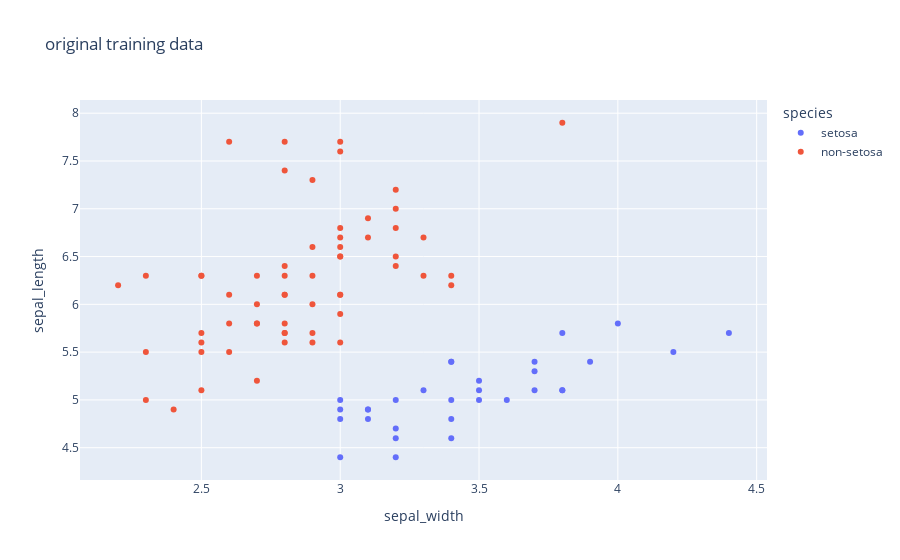

The notebook cell saved with this chart:
### Code cell
fig = px.scatter(training_data, x="sepal_width", y="sepal_length", 
                 color='species', title='original training data')
# fig.add_shape(type="rect",
#     x0=sepal_width_min, y0=sepal_length_min, x1=sepal_width_max, y1=sepal_length_max,
#     line=dict(color="LightSeaGreen"),
# )
# fig.add_trace(go.Scatter(
#     x=[3.8],
#     y=[6.35],
#     text=["boolean_model"],
#     mode="text",
# ))
fig.show()

### Figure 1 — Plotly figure (JSON) as saved in the notebook; plotly's stock layout.template omitted (floating-point values rounded to 4 significant figures)
{"data": [{"hovertemplate": "species=setosa<br>sepal_width=%{x}<br>sepal_length=%{y}<extra></extra>", "legendgroup": "setosa", "marker": {"color": "#636efa", "symbol": "circle"}, "mode": "markers", "name": "setosa", "orientation": "v", "showlegend": true, "type": "scatter", "x": [3.5, 4.4, 3.4, 4, 3, 3.2, 3.8, 3.2, 3.1, 4.2, 3.5, 3.7, 3.4, 3.2, 3.7, 3.4, 3.9, 3, 3.7, 3.1, 3.6, 3, 3.1, 3.4, 3.8, 3.8, 3.4, 3.5, 3.2, 3.3, 3], "xaxis": "x", "y": [5, 5.7, 5.4, 5.8, 4.8, 4.6, 5.7, 4.7, 4.8, 5.5, 5.2, 5.1, 5, 5, 5.4, 5.4, 5.4, 4.9, 5.3, 4.9, 5, 4.4, 4.9, 4.8, 5.1, 5.1, 4.6, 5.1, 4.4, 5.1, 5], "yaxis": "y"}, {"hovertemplate": "species=non-setosa<br>sepal_width=%{x}<br>sepal_length=%{y}<extra></extra>", "legendgroup": "non-setosa", "marker": {"color": "#EF553B", "symbol": "circle"}, "mode": "markers", "name": "non-setosa", "orientation": "v", "showlegend": true, "type": "scatter", "x": [3.1, 2.9, 2.6, 2.7, 3.2, 2.6, 2.5, 3, 2.9, 3, 3, 3.2, 3, 2.6, 2.4, 3, 3.2, 3.8, 2.8, 2.9, 2.5, 2.8, 3, 3.3, 2.8, 2.5, 2.8, 2.3, 2.8, 2.7, 3.2, 3.4, 2.8, 2.3, 3.1, 2.9, 2.8, 2.8, 2.9, 3, 2.7, 3, 2.3, 2.8, 3.3, 2.5, 2.8, 3, 3, 3, 2.2, 3.4, 3.2, 2.5, 2.5, 2.7, 2.6, 2.9, 2.7], "xaxis": "x", "y": [6.7, 7.3, 5.5, 5.2, 7.2, 6.1, 5.7, 6.5, 6.6, 6.7, 6.1, 7, 6.5, 7.7, 4.9, 5.6, 6.4, 7.9, 5.8, 5.7, 5.1, 7.7, 7.6, 6.7, 6.1, 6.3, 7.4, 5, 5.6, 6, 6.8, 6.2, 5.7, 6.3, 6.9, 6, 6.1, 6.4, 5.6, 5.9, 6.3, 6.8, 5.5, 6.3, 6.3, 5.6, 5.7, 6.6, 7.7, 6.1, 6.2, 6.3, 6.5, 5.5, 6.3, 5.8, 5.8, 6.3, 5.8], "yaxis": "y"}], "layout": {"legend": {"title": {"text": "species"}, "tracegroupgap": 0}, "title": {"text": "original training data"}, "xaxis": {"anchor": "y", "domain": [0, 1], "title": {"text": "sepal_width"}}, "yaxis": {"anchor": "x", "domain": [0, 1], "title": {"text": "sepal_length"}}}}
